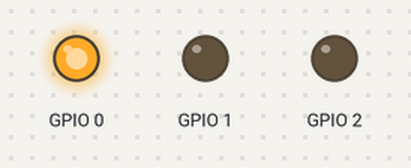
The program below on a simulated Raspberry Pi (BCM pin numbers). Parts: output pins drawn as LEDs (lit = HIGH).

Above: at 0.1 s.
At 1.1 s:
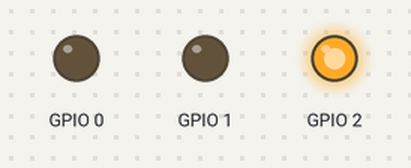
At 2.7 s:
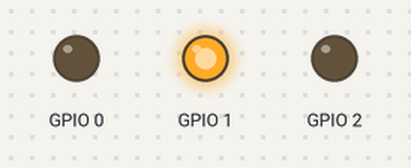
Timing chart, 0 to 3.0 s (numbered marks = the images above):
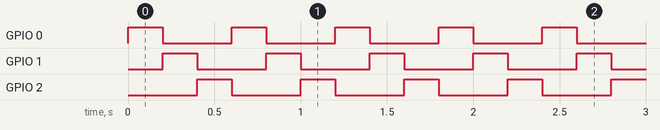

The program:

blink_all_leds.py
```python
#
# This simple Python script switches on and off 3 GPIO pins one by one.
# These pins can drive LEDs for example.
#
# On RHEL and Fedora, the dependencies can be installed as follows:
#   dnf install python3-libgpiod
#


import gpiod
import time
import sys

# This constant defines which gpiochip will
# be used to drive the GPIOs.
#
# There should be a corresponding character
# device in /dev
GPIO_CHIP = 'gpiochip0'

# This defines the pin numbers to which
# the LEDs are wired up
RED_LED_OFFSET = 0
YELLOW_LED_OFFSET = 1
GREEN_LED_OFFSET = 2

# This constant defines the pin that
# is connected to the button
BUTTON_OFFSET = 3


if __name__ == '__main__':

    # Initialize the GPIO chip
    with gpiod.Chip(GPIO_CHIP) as chip:
        # get a reference to all the leds
        red = chip.get_line(RED_LED_OFFSET)
        yellow = chip.get_line(YELLOW_LED_OFFSET)
        green = chip.get_line(GREEN_LED_OFFSET)

        # Allocate the pins and configure them as output
        red.request(
            consumer=sys.argv[0], type=gpiod.LINE_REQ_DIR_OUT, default_val=0)
        yellow.request(
            consumer=sys.argv[0], type=gpiod.LINE_REQ_DIR_OUT, default_val=0)
        green.request(
            consumer=sys.argv[0], type=gpiod.LINE_REQ_DIR_OUT, default_val=0)

        try:
            while True:
                # Switch on and off the LEDs one by one
                red.set_value(1)
                time.sleep(0.2)
                red.set_value(0)
                yellow.set_value(1)
                time.sleep(0.2)
                yellow.set_value(0)
                green.set_value(1)
                time.sleep(0.2)
                green.set_value(0)
        except KeyboardInterrupt:
            sys.exit(0)
```

Measured:
- by itself, GPIO 0–2: alternates HIGH for 0.20 s and LOW for 0.40 s
- by itself, everything shown: repeats every 0.60 s, in 3 steps
